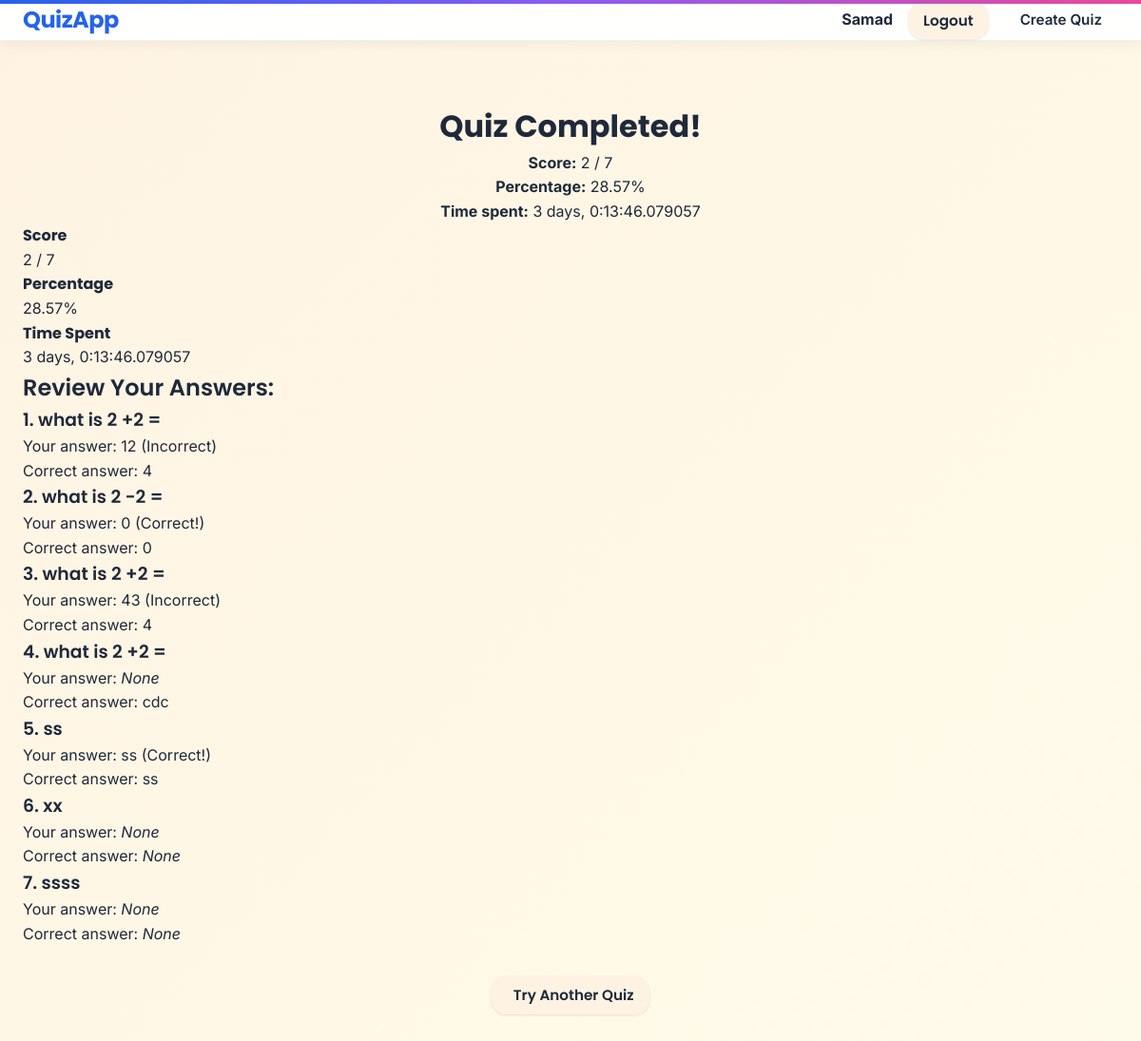
Page /results/1/ (signed in) on the earlier database version.
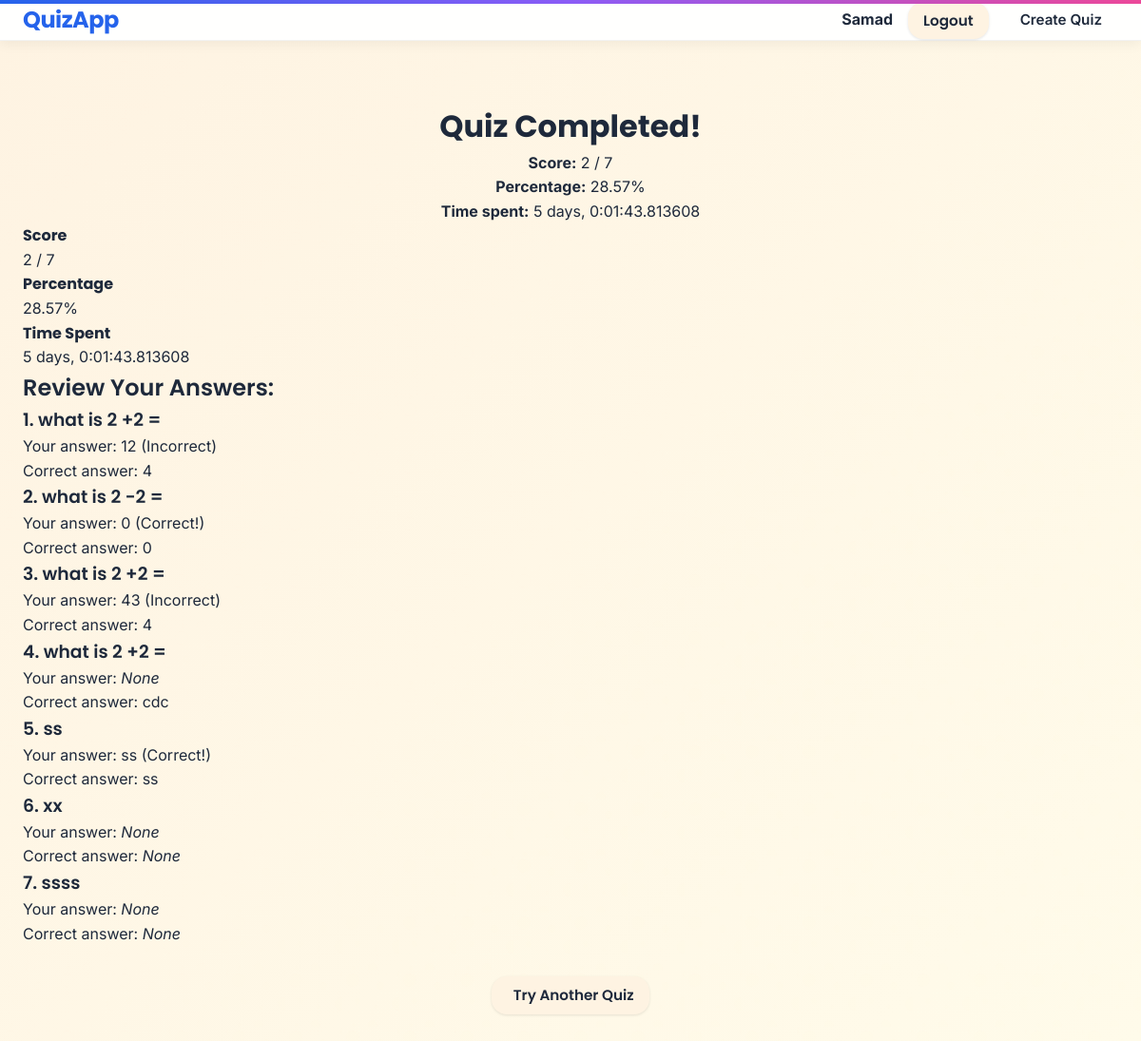
Same page on the later database version.
### app/models.py (models this page shows, shortened)
class UserAttempt(models.Model):
    user = models.ForeignKey(User, on_delete=models.CASCADE)
    quiz = models.ForeignKey(Quizes, on_delete=models.CASCADE)
    score = models.IntegerField(default=0)
    started_at = models.DateTimeField(auto_now_add=True)
    completed_at = models.DateTimeField(auto_now=True)
    answer = JSONField(default=dict)
    attempt_number = models.IntegerField(default=1)
    def time_spent(self):
        return self.completed_at - self.started_at

### app/views.py (the view)
# urls.py: path("results/<int:pk>/", QuizResultsView.as_view(), name="quiz-results"),
@method_decorator(login_required, name='dispatch')
class QuizResultsView(DetailView):
    model = UserAttempt
    template_name = 'app/quiz_results.html'
    context_object_name = 'attempt'
    def get_queryset(self):
        return UserAttempt.objects.select_related('quiz', 'user').prefetch_related(
            'quiz__questions__options'
        )
    def get_object(self, queryset=None):
        obj = super().get_object(queryset)
        if obj.user != self.request.user:
            raise PermissionDenied
        return obj
    def get_context_data(self, **kwargs):
        context = super().get_context_data(**kwargs)
        attempt = self.object  # use self.object (already fetched)
        quiz = attempt.quiz
        total_questions = quiz.questions.count()
        correct_count = 0
        answer_details = []
        for question in quiz.questions.all():
            selected_id = attempt.answer.get(str(question.id))
            selected_option = None
            if selected_id:
                try:
                    selected_option = next(opt for opt in question.options.all() if opt.id == int(selected_id))
                    if selected_option.is_correct:
                        correct_count += 1
                except StopIteration:
                    selected_option = None
            try:
                correct_option = next(opt for opt in question.options.all() if opt.is_correct)
            except StopIteration:
                correct_option = None
            answer_details.append({
                "question": question,
                "selected": selected_option,
                "correct": correct_option
            })
        context["answer_details"] = answer_details
        context["correct_count"] = correct_count
        context["total_count"] = total_questions
        context["percentage"] = (correct_count / total_questions * 100) if total_questions > 0 else 0
        return context

### app/templates/app/quiz_results.html (shortened to what this page needs)
{% extends 'base.html' %}
{% block content %}
<div class="results-container">
    <div class="results-header text-center">
        <h1>Quiz Completed!</h1>
        <p><strong>Score:</strong> {{ attempt.score }} / {{ total_count }}</p>
        <p><strong>Percentage:</strong> {{ percentage|floatformat:2 }}%</p>
        <p><strong>Time spent:</strong> {{ attempt.time_spent }}</p>
    </div>
    <div class="results-summary">
        <div class="stat">
            <h4>Score</h4>
            <p>{{ attempt.score }} / {{ total_count }}</p>
        </div>
        <div class="stat">
            <h4>Percentage</h4>
            <p>{{ percentage|floatformat:2 }}%</p>
        </div>
        <div class="stat">
            <h4>Time Spent</h4>
            <p>{{ attempt.time_spent }}</p>
        </div>
    </div>
    <h2>Review Your Answers:</h2>
    {% for item in answer_details %}
        <div class="review-item">
            <h3>{{ forloop.counter }}. {{ item.question.text }}</h3>
            <div class="answer-row">
                <span class="answer-label">Your answer:</span>
                <span class="answer-value">
                    {% if item.selected %}
                        {{ item.selected.text }}
                        {% if item.selected.is_correct %}
                            <span class="answer-correct">(Correct!)</span>
                        {% else %}
                            <span class="answer-wrong">(Incorrect)</span>
                        {% endif %}
                    {% else %}
                        <em>None</em>
                    {% endif %}
                </span>
            </div>
            <div class="answer-row">
                <span class="answer-label">Correct answer:</span>
                <span class="answer-value">
                    {% if item.correct %}
                        {{ item.correct.text }}
                    {% else %}
                        <em>None</em>
                    {% endif %}
                </span>
            </div>
        </div>
    {% endfor %}
    <div class="text-center mt-3">
        <a href="{% url 'quiz-list' %}" class="btn btn-secondary">
            Try Another Quiz
        </a>
    </div>
</div>
{% endblock %}

Differences in the rows shown:
changed UserAttempt: time_spent "3 days, 0:13:46.079057" → "5 days, 0:01:43.813608"
